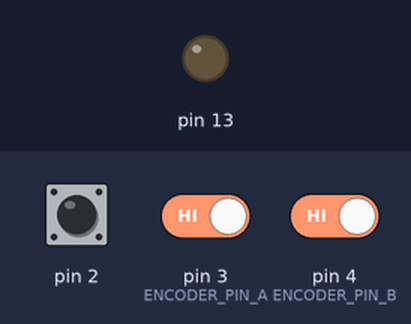
A sketch run on a simulated Arduino Leonardo, built with avr-gcc and run on an emulated ATmega32U4. Parts: output pins drawn as LEDs (lit = HIGH). Inputs (shaded band) come from the test bench; at power-on: pin 2 HIGH, pin 3 (ENCODER_PIN_A) HIGH, pin 4 (ENCODER_PIN_B) HIGH. USB keyboard and mouse output is not drawn.

Above: at 1.2 s.
1.3 s: pin 2 pulled LOW for 0.15 s
At 1.37 s:
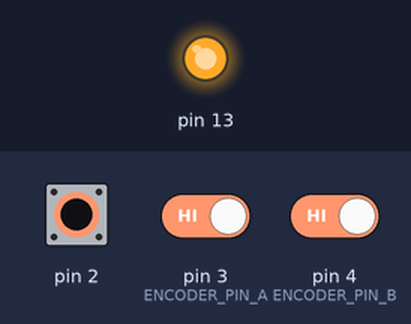
4.4 s: pin 2 pulled LOW for 3.2 s
At 8.0 s:
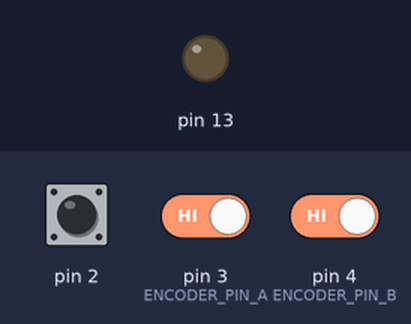
Timing chart, 0 to 9.5 s (numbered marks = the images above; inputs shaded):
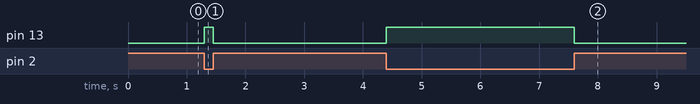

The sketch:

serial-test.ino
```cpp
// Include Mouse library
#include <Mouse.h>

// serial input constants
#define INPUT_BUFFER_SIZE 64
#define MAX_INPUT_PARAMS 10
#define INPUT_DELIMETER ' '


// Rotary Encoder Pins
#define ENCODER_PIN_A 3
#define ENCODER_PIN_B 4
#define SCROLL_SENSITIVITY 3 // Adjust sensitivity of scroll (higher = more sensitive)

// Rotary encoder state
volatile int lastEncoded = 0;
volatile long encoderValue = 0;
long lastEncoderValue = 0;
int lastMSB = 0;
int lastLSB = 0;

// Serial INPUT for Unipixel comms
char *inputBuffer = new char[INPUT_BUFFER_SIZE];
size_t inputBufferIndex = 0;
bool inputBufferReady = false;
char* inputParams[MAX_INPUT_PARAMS];  // Array to store pointers to tokens
int inputParamCount = 0; // Number of params extracted

// Other state
bool testIsHigh = false;

void setup() {
  //start serial connection
  Serial.begin(9600);
  //configure pin 2 as an input and enable the internal pull-up resistor
  pinMode(2, INPUT_PULLUP);
  pinMode(13, OUTPUT);

  // Initialize rotary encoder pins
  pinMode(ENCODER_PIN_A, INPUT_PULLUP);
  pinMode(ENCODER_PIN_B, INPUT_PULLUP);

  // Read the initial state of the encoder
  lastEncoded = (digitalRead(ENCODER_PIN_A) << 1) | digitalRead(ENCODER_PIN_B);

  // Initialize the Mouse library
  Mouse.begin();
}

void readSerialInput() {
  if (Serial.available() <= 0) {
    return;
  }
  char c = Serial.read(); // Read a single character
  if (c == '\n' || inputBufferIndex >= INPUT_BUFFER_SIZE - 1) { // End of line or buffer full
    inputBuffer[inputBufferIndex] = '\0'; // Null-terminate the string
    inputBufferReady = true; // flag the buffer ready to read
    inputBufferIndex = 0; // reset the index
    return;
  }
  inputBuffer[inputBufferIndex] = c; // Append character to buffer
  inputBufferIndex += 1;
}

void parseSerialCommand() {
  char* buffer = new char[strlen(inputBuffer) + 1]; // Allocate memory for a modifiable copy of the input
  strcpy(buffer, inputBuffer);  // Copy input to the buffer
  char delimiterStr[2] = {INPUT_DELIMETER, '\0'};  // Delimiter as a C-string
  char* token = strtok(buffer, delimiterStr); // Get the first token
  inputParamCount = 0;
  while (token != nullptr && inputParamCount < MAX_INPUT_PARAMS) {
    inputParams[inputParamCount] = new char[strlen(token) + 1]; // Allocate space for the token
    strcpy(inputParams[inputParamCount], token); // Copy token into tokens array
    inputParamCount += 1;
    token = strtok(nullptr, delimiterStr); // Get the next token
  }
  delete[] buffer; // Free the temporary buffer
}

void freeInputParams() {
  for (int i = 0; i < inputParamCount; ++i) {
    delete[] inputParams[i];
  }
}

void handleSerialCommand() {
  if (strcmp(inputParams[0], "TEST") == 0) {
    digitalWrite(13, testIsHigh ? LOW : HIGH);
    testIsHigh = !testIsHigh;
  }
}

void readAndHandleSerialCommands() {
  if (inputBufferReady) {
    inputBufferReady = false;
    parseSerialCommand();
    handleSerialCommand();
    freeInputParams();
    Serial.print("ACK ");
    Serial.println(inputBuffer);
  }
  // read from serial until newline
  readSerialInput();
}

void readAndHandleButton() {
  //read the pushbutton value into a variable
  int sensorVal = digitalRead(2);

  // LOW when it's pressed. Toggle test LED (pin 13) when the
  // button's pressed
  if (sensorVal == LOW) {
    digitalWrite(13, testIsHigh ? LOW : HIGH);
  } else {
    digitalWrite(13, testIsHigh ? HIGH : LOW);
  }
}

void handleRotaryEncoder() {
  // Read the current state of the encoder pins
  int MSB = digitalRead(ENCODER_PIN_A);
  int LSB = digitalRead(ENCODER_PIN_B);

  // Converting the 2 pin values to a single number
  int encoded = (MSB << 1) | LSB;

  // Determine direction based on the current and previous encoder values
  int sum = (lastEncoded << 2) | encoded;

  // Clockwise rotation (0010, 1101, 1011, 0100) - decimal values 2, 13, 11, 4
  if(sum == 2 || sum == 13 || sum == 11 || sum == 4) {
    encoderValue++;
  }
  // Counter-clockwise rotation (0001, 0111, 1110, 1000) - decimal values 1, 7, 14, 8
  else if(sum == 1 || sum == 7 || sum == 14 || sum == 8) {
    encoderValue--;
  }

  lastEncoded = encoded;

  // Send mouse scroll events if there's significant movement
  if(encoderValue > lastEncoderValue + SCROLL_SENSITIVITY) {
    Mouse.move(0, 0, -1); // Scroll up
    lastEncoderValue = encoderValue;
  }
  else if(encoderValue < lastEncoderValue - SCROLL_SENSITIVITY) {
    Mouse.move(0, 0, 1); // Scroll down
    lastEncoderValue = encoderValue;
  }
}

void loop() {
  readAndHandleSerialCommands();
  readAndHandleButton();
  handleRotaryEncoder();
}
```

Measured:
- after the input at 1.3 s, pin 13: LOW → HIGH at once, → LOW 0.15 s later
- after the input at 4.4 s, pin 13: LOW → HIGH at once, → LOW 3.2 s later
